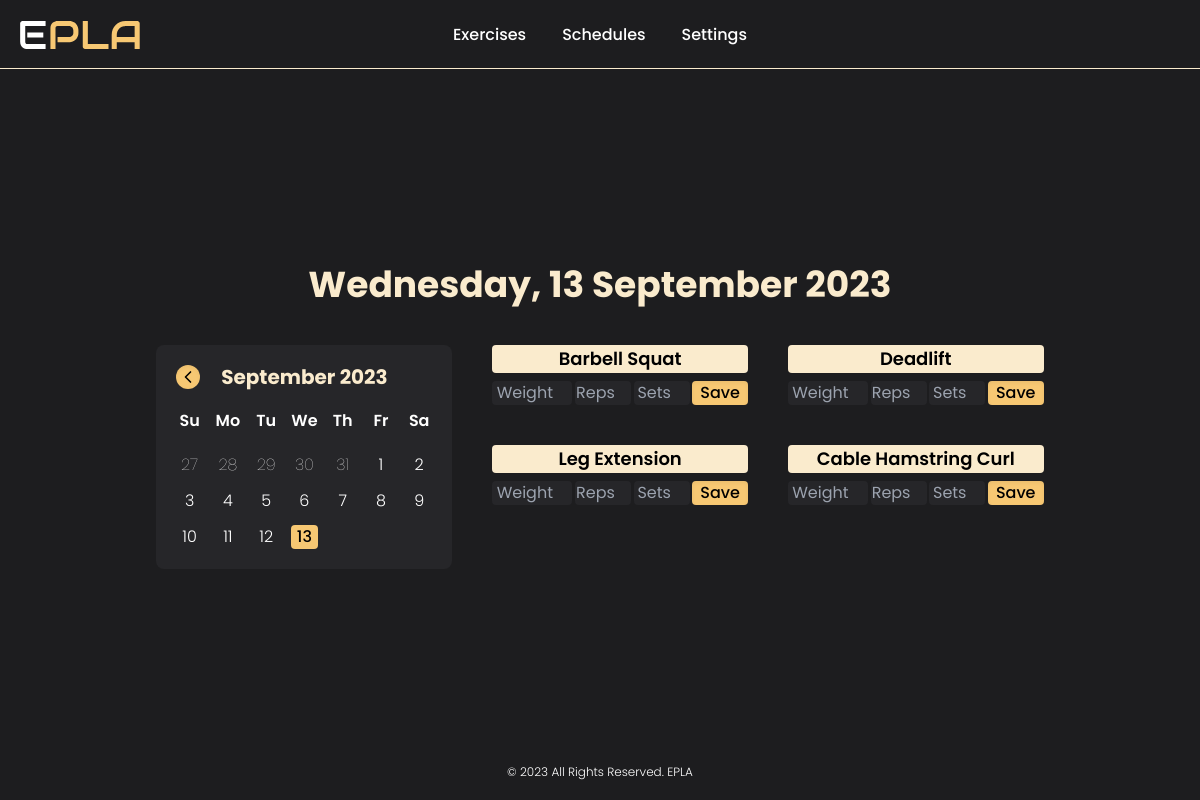
Screenshot of /track-my-workouts (signed in) with the database file from the repository.
### tables this page shows
CREATE TABLE exercises (
    id INTEGER,
    user_id INTEGER,
    exercise TEXT,
    PRIMARY KEY(id),
    FOREIGN KEY(user_id) REFERENCES users(id)
        ON UPDATE CASCADE
        ON DELETE CASCADE
);

### app.py (the view, shortened to what this page needs)
@app.route("/track-my-workouts", methods=["GET", "POST"])
@login_required
def track_my_workouts():
    day_names = ["monday", "tuesday", "wednesday", "thursday", "friday", "saturday", "sunday"]
    month_names = ["january", "february", "march", "april", "may", "june", "july", "august", "september", "october", "november", "december"]
    con, cur = database()
    cur.execute("SELECT * FROM schedules WHERE user_id = (?)", (session["user_id"],))
    schedules = cur.fetchall()
    if not schedules:
        message = "You have no workouts to track, make your schedule first!"
        cur.close()
        con.close()
        return render_template("track-my-workouts.html", message=message)
    date = request.args.get("date")
    if not date:
        date = datetime.now()
        date = f"{date.year}-{date.month}-{date.day}"
    day = datetime.strptime(date, "%Y-%m-%d").date()
    day = day_names[day.weekday()]
    cur.execute("SELECT * FROM progress WHERE user_id = (?) AND date = (?)", (session["user_id"], date))
    progress = cur.fetchall()
    cur.execute("SELECT exercise_id FROM schedules WHERE user_id = (?) AND day = (?)", (session["user_id"], day))
    exercise_id = cur.fetchall()
    exercise_id = [id[0] for id in exercise_id]
    placeholders = ', '.join(['?' for _ in exercise_id])
    sql_query = f"SELECT exercise FROM exercises WHERE user_id = (?) AND id IN ({placeholders})"
    cur.execute(sql_query, (session["user_id"], *exercise_id))
    results = cur.fetchall()
    results = [item[0] for item in results]
    exercises = {exercise: [] for exercise in results}
    for exercise in exercises:
        cur.execute("SELECT id FROM exercises WHERE user_id = (?) AND exercise = (?)", (session["user_id"], exercise))
        exercise_id = cur.fetchone()[0]
        for record in progress:
            if exercise_id == record[1]:
                exercises[exercise].extend(list(record))
    cur.close()
    con.close()
    display_date = date
    display_date = display_date.split("-")
    month = month_names[int(display_date[1]) - 1]
    display_date[1] = month.capitalize()
    display_date = display_date[::-1]
    display_date = ' '.join(display_date)
    display_date = f"{day.capitalize()}, {display_date}"
    if date == f"{datetime.now().year}-{datetime.now().month}-{datetime.now().day}" and not exercises:
        display_date = "Rest Day!"
    return render_template("track-my-workouts.html", exercises=exercises, display_date=display_date)

### app.py (called while the page is built)
@app.after_request
def after_request(response):
    response.headers["Cache-Control"] = "no-cache, no-store, must-revalidate"
    response.headers["Expires"] = 0
    response.headers["Pragma"] = "no-cache"
    return response

### helpers.py (called while the page is built)
def login_required(f):
    @wraps(f)
    def decorated_function(*args, **kwargs):
        if session.get("user_id") is None:
            return redirect("/login")
        return f(*args, **kwargs)
    return decorated_function

def database(db="database.db"):
    con = sqlite3.connect(db)
    cur = con.cursor()
    cur.execute("PRAGMA foreign_keys = 1")
    return con, cur

### templates/track-my-workouts.html (shortened to what this page needs)
{% extends "layout.html" %}
{% block main %}
    {% if message %}
        <h1 class="mx-10 text-5xl font-bold text-center text-yellow-2">{{ message }}</h1>
    {% else %}
        <div class="flex flex-col items-center space-y-10">
            <h1 class="text-4xl font-bold text-center text-yellow-2">{{ display_date }}</h1>
            <div class="flex space-x-10">
                <div class="relative flex flex-col items-center p-5 space-y-5 text-white rounded-lg w-fit h-fit bg-default-3">
                    <div class="flex items-center justify-between w-full">
                        <h1 id="current-calendar" class="absolute left-0 w-full text-xl font-bold text-center text-yellow-2">August 2023</h1>
                    </div>
                    <div class="space-y-5">
                        <ul class="grid grid-cols-7 gap-3 font-semibold text-center text-white">
                            <li>Su</li>
                            <li>Mo</li>
                            <li>Tu</li>
                            <li>We</li>
                            <li>Th</li>
                            <li>Fr</li>
                            <li>Sa</li>
                        </ul>
                        <ul id="days" class="grid grid-cols-7 gap-3 font-light text-center"></ul>
                    </div>
                </div>
                {% if exercises %}
                    <div class="flex flex-col space-y-5">
                        <div class="grid grid-cols-2 gap-10 h-fit ">
                            {% for exercise in exercises %}
                                {% if exercises[exercise] %}
                                    <form name="exercise-form" id="delete-exercise" action="/track-my-workouts" method="post" class="flex flex-col items-center space-y-2 h-fit">
                                        <h1 class="w-full px-2 text-lg font-semibold text-center text-black rounded bg-yellow-2">{{ exercise|title }}</h1>
                                        <div name="content" class="flex justify-between w-full mx-1">
                                            <input type="hidden" name="exercise" value="{{ exercise }}">
                                            <p class="font-normal text-center text-white rounded w-14 bg-default-3">{{ exercises[exercise][2] }}</p>
                                            <p class="font-normal text-center text-white rounded w-14 bg-default-3">{{ exercises[exercise][3] }}</p>
                                            <p class="font-normal text-center text-white rounded w-14 bg-default-3">{{ exercises[exercise][4] }}</p>
                                            <button type="submit" class="px-2 rounded shadow-inner bg-yellow-1">Delete</button>
                                        </div>
                                    </form>
                                {% else %}
                                    <form name="exercise-form" id="save-exercise" method="post" class="flex flex-col items-center space-y-2 h-fit">
                                        <h1 class="w-full px-2 text-lg font-semibold text-center text-black rounded bg-yellow-2">{{ exercise|title }}</h1>
                                        <div name="content" class="flex justify-between w-full mx-1">
                                            <input type="number" name="weight" required step="2.5" min="2.5" placeholder="Weight" class="w-20 font-normal text-center text-white rounded bg-default-3">
                                            <input type="number" name="reps" required min="1" placeholder="Reps" class="font-normal text-center text-white rounded w-14 bg-default-3">
                                            <input type="number" name="sets" required min="1" placeholder="Sets" class="font-normal text-center text-white rounded w-14 bg-default-3">
                                            <button type="submit" class="px-2 rounded shadow-inner bg-yellow-1">Save</button>
                                        </div>
                                    </form>
                                {% endif %}
                            {% endfor %}
                        </div>
                    </div>
                {% endif %}
            </div>
        </div>
    {% endif %}
{% endblock %}

### static/css/styles.css (style rules this page uses)
.font-default { font-family: 'Poppins', sans-serif; }

### rows the page displays
exercises: exercise "Barbell Squat"
exercises: exercise "Deadlift"
exercises: exercise "Leg Extension"
exercises: exercise "Cable Hamstring Curl"

### other values shown
{{ display_date }} "Wednesday, 13 September 2023"
